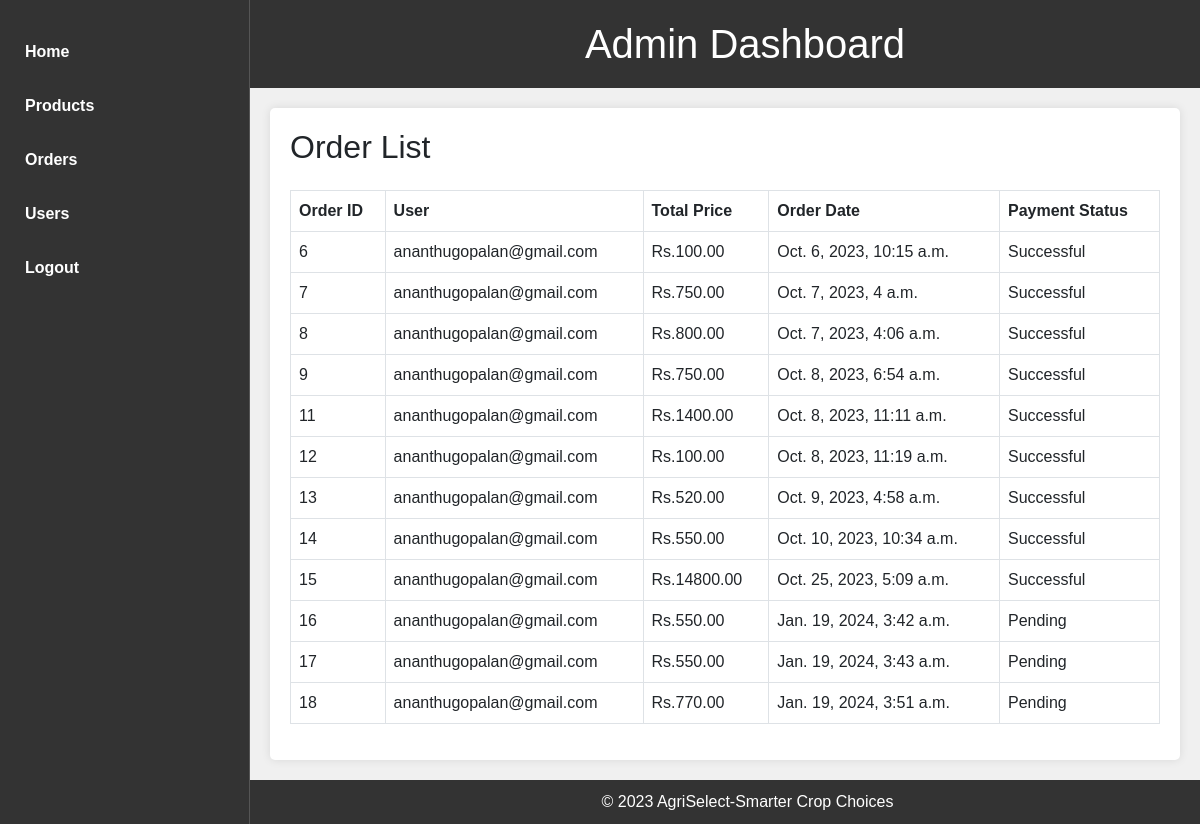
The page /admin_orders/ (signed in) on the database as committed earlier.
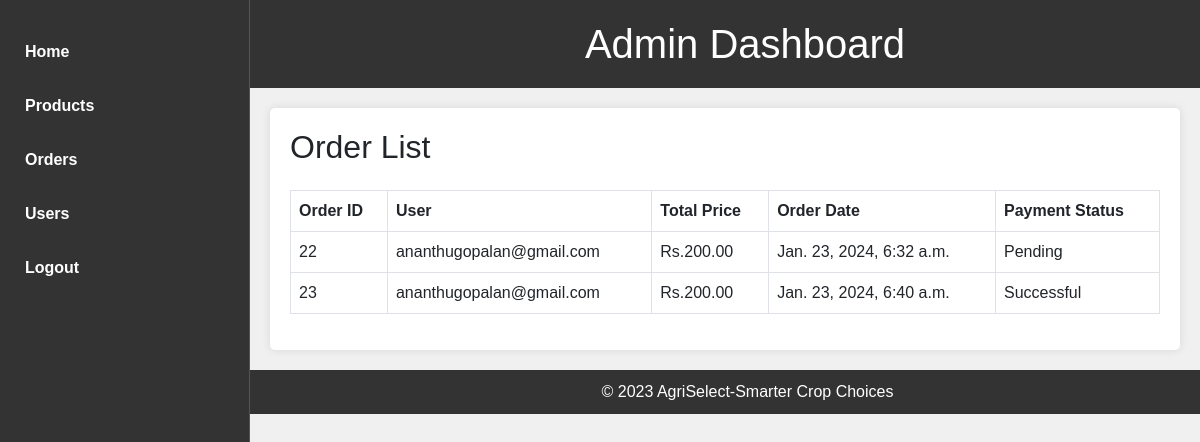
The same page on the database as committed later.
### agriselect/models.py (models this page shows, shortened)
class Order(models.Model):
    class PaymentStatusChoices(models.TextChoices):
        PENDING = 'pending', 'Pending'
        SUCCESSFUL = 'successful', 'Successful'
        FAILED = 'failed', 'Failed'
    user = models.ForeignKey(CustomUser, on_delete=models.CASCADE)
    cart_items = models.ManyToManyField('CartItem')  # Assuming the CartItem model has a reference to Product
    total_price = models.DecimalField(max_digits=10, decimal_places=2)
    order_date = models.DateTimeField(auto_now_add=True)
    razorpay_order_id = models.CharField(max_length=255, default=None)
    payment_status = models.CharField(
        max_length=20, choices=PaymentStatusChoices.choices, default=PaymentStatusChoices.PENDING)

### userapp/models.py (models this page shows, shortened)
class CustomUser(AbstractUser):
    username = None
    USERNAME_FIELD  = 'email'
    first_name = models.CharField(max_length=100, default='')
    last_name   = models.CharField(max_length=100, default='')
    email = models.EmailField(unique=True)
    password = models.CharField(max_length=128,null=True)
    is_customer = models.BooleanField(default=False)
    is_seller = models.BooleanField(default=False)
    pan_number = models.CharField(max_length=25, null=True)
    REQUIRED_FIELDS = []

### agriselect/views.py (the view)
# urls.py: path('admin_orders/', views.admin_orders, name='admin_orders'),
@login_required(login_url='user_login')
def admin_orders(request):
    orders = Order.objects.all()
    context = {'orders': orders}
    return render(request, 'admin_orders.html', context)

### template/admin_orders.html (shortened to what this page needs)
{% load static %}
<!DOCTYPE html>
<html lang="en">
<head>
    <link rel="stylesheet" href="https://cdnjs.cloudflare.com/ajax/libs/font-awesome/6.3.0/css/all.min.css">
    <link rel="stylesheet" href="https://cdn.jsdelivr.net/npm/bootstrap@5.3.0/dist/css/bootstrap.min.css">
</head>
<body>
    <header>
        <h1  style="margin-left: 25%;">Admin Dashboard</h1>
    </header>
    <div class="sidenav">
        <ul>
            <li><a href="{% url 'admin_dashboard' %}">Home</a></li>
            <li><a href="{% url 'admin_products' %}">Products</a></li>
            <li><a href="{% url 'admin_orders' %}">Orders</a></li>
            <li><a href="{% url 'admin_users' %}">Users</a></li>
            <li><a href="{% url 'user_logout' %}">Logout</a></li>
        </ul>
    </div>
    <main>
        <section class="content">
            <h2>Order List</h2><br>
            <table class="table table-bordered">
                <thead>
                    <tr>
                        <th>Order ID</th>
                        <th>User</th>
                        <th>Total Price</th>
                        <th>Order Date</th>
                        <th>Payment Status</th>
                    </tr>
                </thead>
                <tbody>
                    {% for order in orders %}
                        <tr>
                            <td>{{ order.id }}</td>
                            <td>{{ order.user.email }}</td>
                            <td>Rs.{{ order.total_price }}</td>
                            <td>{{ order.order_date }}</td>
                            <td>{{ order.get_payment_status_display }}</td>
                        </tr>
                    {% endfor %}
                </tbody>
            </table>
        </section>
    </main>
    <footer>
        <p style="margin-left: 25%;">&copy; 2023 AgriSelect-Smarter Crop Choices</p>
    </footer>
</body>
</html>

### template/admin_orders.html (style rules this page uses)
body, h1, h2, h3, p, ul, li { margin: 0; padding: 0; }
body { font-family: Arial, sans-serif; background-color: #f0f0f0; }
header { background-color: #333; color: #fff; text-align: center; padding: 20px; }
header h1 { margin: 0; }
.sidenav { width: 250px; background-color: #333; color: #fff; height: 100%; position: fixed; top: 0; left: 0; padding: 20px 0; }
.sidenav ul { list-style: none; padding: 0; }
.sidenav li { margin: 10px 0 0 15px; }
.sidenav a { display: block; text-decoration: none; color: #fff; font-weight: bold; padding: 10px; }
.sidenav { border-right: 1px solid #555; }
main { margin-left: 250px; padding: 20px; }
.content { background-color: #fff; padding: 20px; border-radius: 5px; box-shadow: 0 0 10px rgba(0, 0, 0, 0.1); }
footer { background-color: #333; color: #fff; text-align: center; padding: 10px; }

Rows that differ between the two databases and show on the page:
removed Order: id "6", user.email "ananthugopalan@gmail.com", total_price "100.00", order_date "Oct. 6, 2023, 10:15 a.m.", payment_status "Successful"
removed Order: id "7", user.email "ananthugopalan@gmail.com", total_price "750.00", order_date "Oct. 7, 2023, 4 a.m.", payment_status "Successful"
removed Order: id "8", user.email "ananthugopalan@gmail.com", total_price "800.00", order_date "Oct. 7, 2023, 4:06 a.m.", payment_status "Successful"
removed Order: id "9", user.email "ananthugopalan@gmail.com", total_price "750.00", order_date "Oct. 8, 2023, 6:54 a.m.", payment_status "Successful"
removed Order: id "11", user.email "ananthugopalan@gmail.com", total_price "1400.00", order_date "Oct. 8, 2023, 11:11 a.m.", payment_status "Successful"
removed Order: id "12", user.email "ananthugopalan@gmail.com", total_price "100.00", order_date "Oct. 8, 2023, 11:19 a.m.", payment_status "Successful"
removed Order: id "13", user.email "ananthugopalan@gmail.com", total_price "520.00", order_date "Oct. 9, 2023, 4:58 a.m.", payment_status "Successful"
removed Order: id "14", user.email "ananthugopalan@gmail.com", total_price "550.00", order_date "Oct. 10, 2023, 10:34 a.m.", payment_status "Successful"
removed Order: id "15", user.email "ananthugopalan@gmail.com", total_price "14800.00", order_date "Oct. 25, 2023, 5:09 a.m.", payment_status "Successful"
removed Order: id "16", user.email "ananthugopalan@gmail.com", total_price "550.00", order_date "Jan. 19, 2024, 3:42 a.m.", payment_status "Pending"
removed Order: id "17", user.email "ananthugopalan@gmail.com", total_price "550.00", order_date "Jan. 19, 2024, 3:43 a.m.", payment_status "Pending"
removed Order: id "18", user.email "ananthugopalan@gmail.com", total_price "770.00", order_date "Jan. 19, 2024, 3:51 a.m.", payment_status "Pending"
added Order: id "22", user.email "ananthugopalan@gmail.com", total_price "200.00", order_date "Jan. 23, 2024, 6:32 a.m.", payment_status "Pending"
added Order: id "23", user.email "ananthugopalan@gmail.com", total_price "200.00", order_date "Jan. 23, 2024, 6:40 a.m.", payment_status "Successful"
